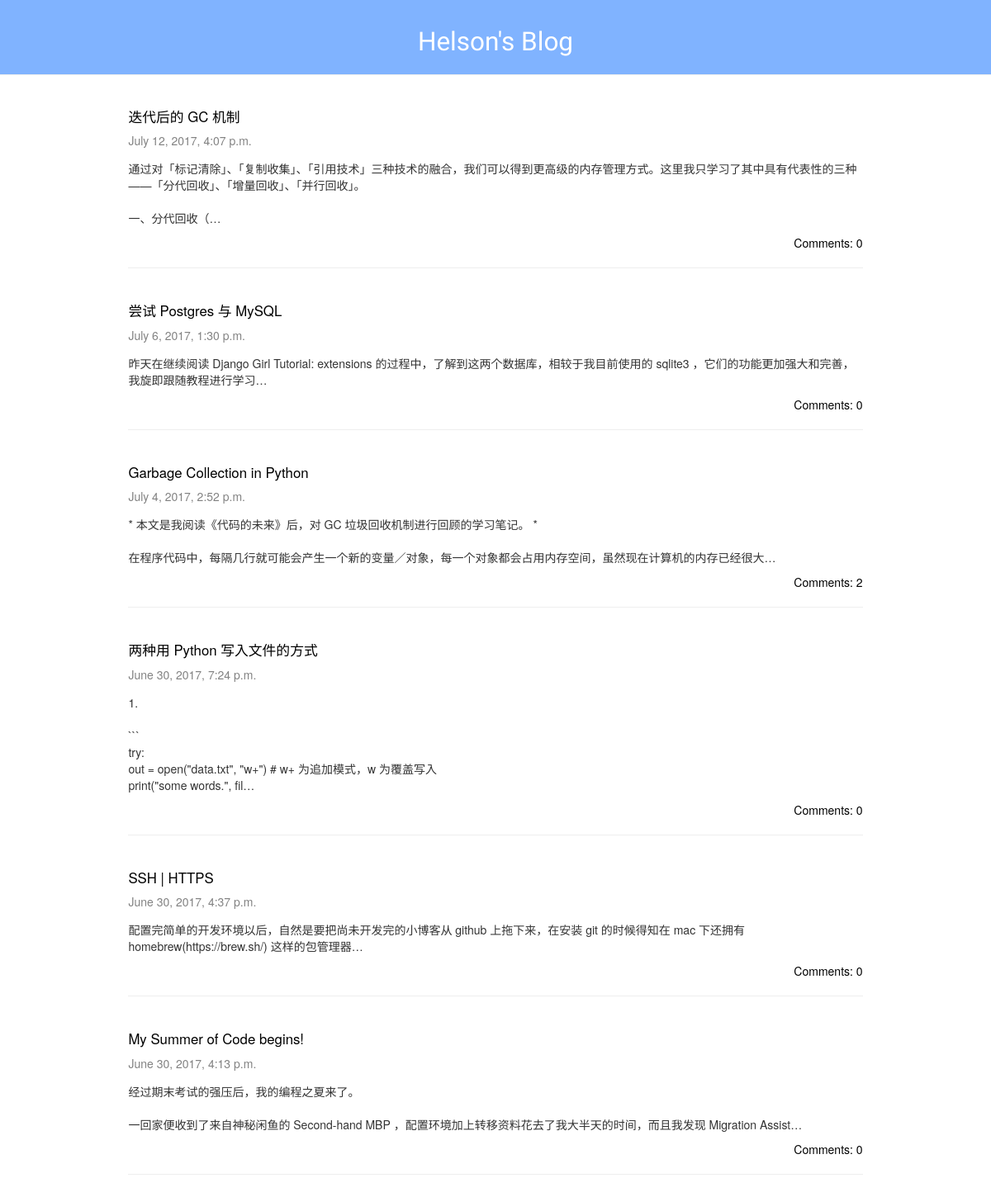
The app's page /, older data.
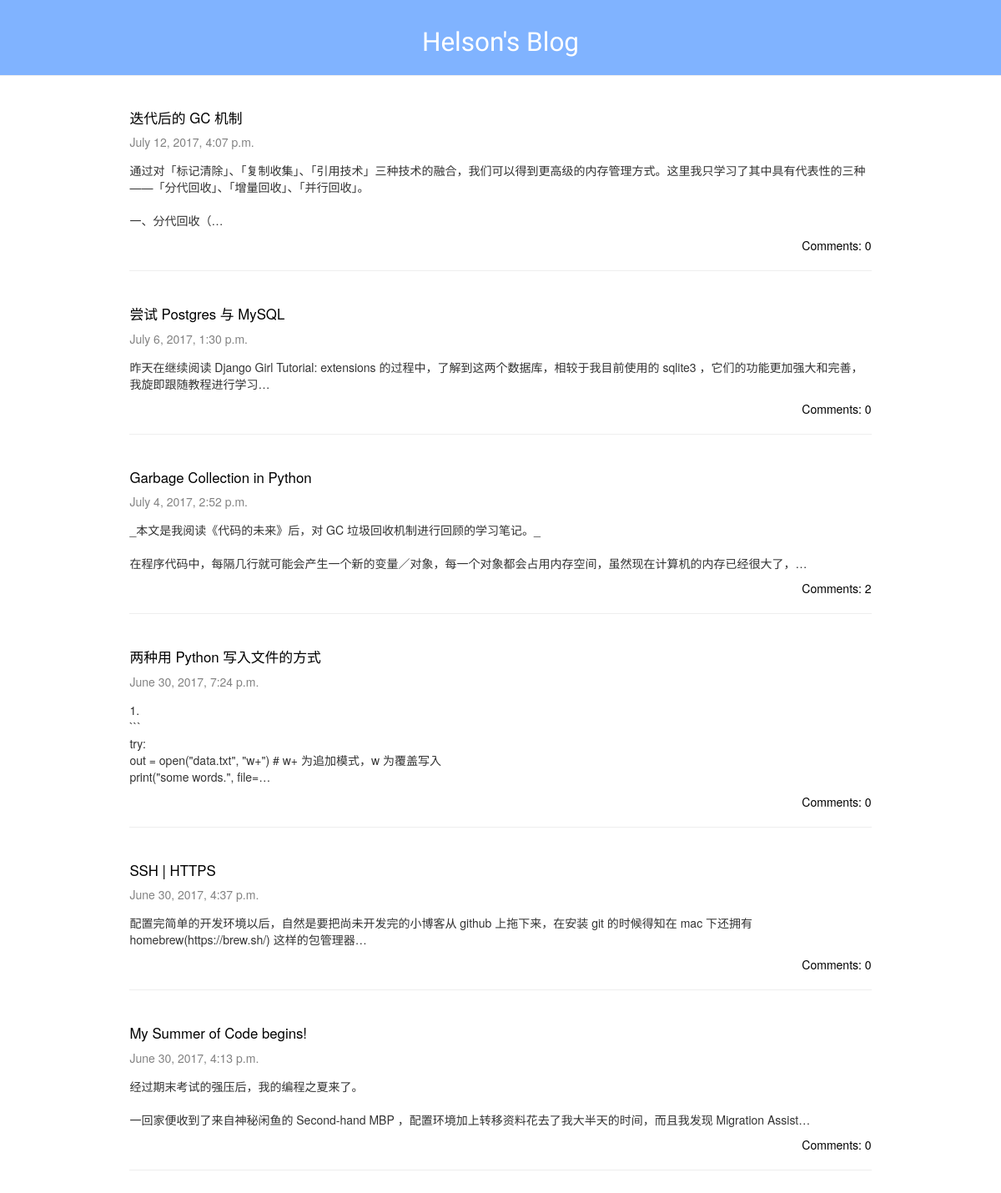
The same page, newer data.
### blog/models.py (models this page shows, shortened)
class Post(models.Model):
    author = models.ForeignKey('auth.User')
    title = models.CharField(max_length=200)
    text = models.TextField()
    created_date = models.DateTimeField(
            default=timezone.now)
    published_date = models.DateTimeField(
            blank=True, null=True)

### blog/views.py (the view)
# urls.py: url(r'^$', views.post_list, name='post_list'),
def post_list(request):
    posts = Post.objects.filter(published_date__lte=timezone.now()).order_by("-published_date")
    return render(request, 'blog/post_list.html', {'posts': posts})

### blog/templates/blog/post_list.html
<!DOCTYPE html>
{% extends 'blog/base.html' %}
{% load custom_markdown %}
{% block content %}
    {% for post in posts %}
        <div class="post">
            <div class="post-header">
                <h3><a href="{% url 'post_detail' pk=post.pk %}">{{ post.title }}</a></h3>
                <p class="date">{{ post.published_date }}</p>
            </div>
            <p class="post-content">{{ post.text|truncatechars:100|linebreaksbr }}</p>
            <div class="comment-num">
                <a href="{% url 'post_detail' pk=post.pk %}">Comments: {{ post.comments.count }}</a>
            </div>
            <hr>
        </div>
    {% endfor %}
{% endblock %}

Row changes from the older to the newer data that the page shows:
changed Post "Garbage Collection in Python": text "* 本文是我阅读《代码的未来》后，对 GC 垃圾回收机制进行回顾的学习笔记。 * 在程序代码中，每隔几行就可能会产生一个新的变量／对象，每一个对象都会占用内存空间，虽然现在计算机的内存已经很大…" → "_本文是我阅读《代码的未来》后，对 GC 垃圾回收机制进行回顾的学习笔记。_ 在程序代码中，每隔几行就可能会产生一个新的变量／对象，每一个对象都会占用内存空间，虽然现在计算机的内存已经很大了，…"
changed Post "两种用 Python 写入文件的方式": text "1. ``` try: out = open(\"data.txt\", \"w+\") # w+ 为追加模式，w 为覆盖写入 print(\"some words.\", fil…" → "1. ``` try: out = open(\"data.txt\", \"w+\") # w+ 为追加模式，w 为覆盖写入 print(\"some words.\", file=…"
